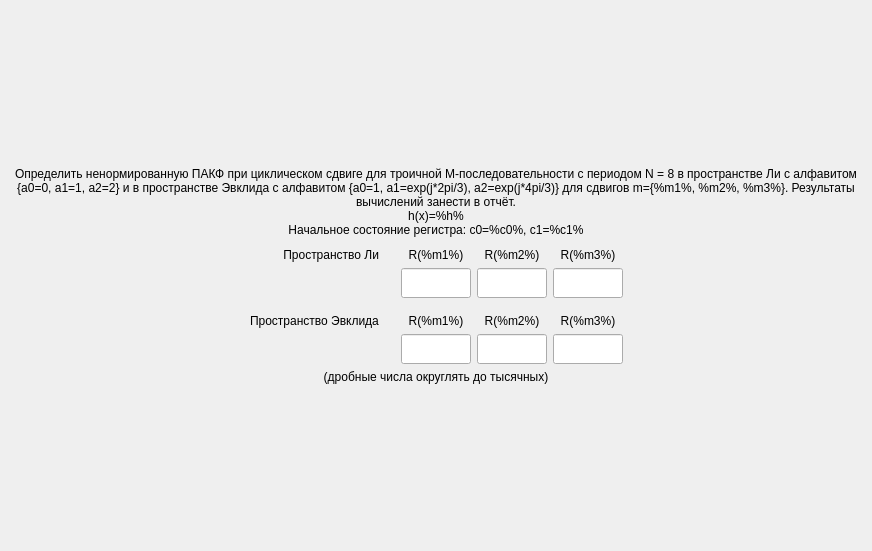
<?xml version="1.0" encoding="UTF-8"?>
<ui version="4.0">
 <class>ScreenTask5</class>
 <widget class="QFrame" name="ScreenTask5">
  <property name="geometry">
   <rect>
    <x>0</x>
    <y>0</y>
    <width>872</width>
    <height>551</height>
   </rect>
  </property>
  <property name="windowTitle">
   <string>Frame</string>
  </property>
  <layout class="QGridLayout" name="gridLayout">
   <property name="leftMargin">
    <number>0</number>
   </property>
   <property name="topMargin">
    <number>0</number>
   </property>
   <property name="rightMargin">
    <number>0</number>
   </property>
   <property name="bottomMargin">
    <number>0</number>
   </property>
   <item row="0" column="0">
    <layout class="QVBoxLayout" name="verticalLayout">
     <item>
      <spacer name="verticalSpacer">
       <property name="orientation">
        <enum>Qt::Vertical</enum>
       </property>
       <property name="sizeHint" stdset="0">
        <size>
         <width>0</width>
         <height>0</height>
        </size>
       </property>
      </spacer>
     </item>
     <item>
      <widget class="QLabel" name="title">
       <property name="styleSheet">
        <string notr="true">font: 75 20pt &quot;MS Shell Dlg 2&quot;;</string>
       </property>
       <property name="text">
        <string>Определить ненормированную ПАКФ при циклическом сдвиге для троичной М-последовательности с периодом N = 8 в пространстве Ли с алфавитом {a0=0, a1=1, a2=2} и в пространстве Эвклида с алфавитом {a0=1, a1=exp(j*2pi/3), a2=exp(j*4pi/3)} для сдвигов m={%m1%, %m2%, %m3%}. Результаты вычислений занести в отчёт.&lt;br&gt;h(x)=%h%&lt;br&gt;Начальное состояние регистра: c0=%c0%, c1=%c1%</string>
       </property>
       <property name="alignment">
        <set>Qt::AlignCenter</set>
       </property>
       <property name="wordWrap">
        <bool>true</bool>
       </property>
      </widget>
     </item>
     <item>
      <spacer name="verticalSpacer_3">
       <property name="orientation">
        <enum>Qt::Vertical</enum>
       </property>
       <property name="sizeType">
        <enum>QSizePolicy::Minimum</enum>
       </property>
       <property name="sizeHint" stdset="0">
        <size>
         <width>0</width>
         <height>5</height>
        </size>
       </property>
      </spacer>
     </item>
     <item>
      <layout class="QGridLayout" name="_2">
       <item row="0" column="1">
        <widget class="QLabel" name="label_4">
         <property name="styleSheet">
          <string notr="true">font: 75 16pt &quot;MS Shell Dlg 2&quot;;</string>
         </property>
         <property name="text">
          <string>Пространство Ли</string>
         </property>
         <property name="alignment">
          <set>Qt::AlignRight|Qt::AlignTrailing|Qt::AlignVCenter</set>
         </property>
         <property name="wordWrap">
          <bool>true</bool>
         </property>
        </widget>
       </item>
       <item row="0" column="3">
        <widget class="QLabel" name="labelLIm1">
         <property name="styleSheet">
          <string notr="true">font: 75 16pt &quot;MS Shell Dlg 2&quot;;</string>
         </property>
         <property name="text">
          <string>R(%m1%)</string>
         </property>
         <property name="alignment">
          <set>Qt::AlignCenter</set>
         </property>
         <property name="wordWrap">
          <bool>true</bool>
         </property>
        </widget>
       </item>
       <item row="0" column="0">
        <spacer name="horizontalSpacer_4">
         <property name="orientation">
          <enum>Qt::Horizontal</enum>
         </property>
         <property name="sizeHint" stdset="0">
          <size>
           <width>0</width>
           <height>0</height>
          </size>
         </property>
        </spacer>
       </item>
       <item row="1" column="0">
        <spacer name="horizontalSpacer_15">
         <property name="orientation">
          <enum>Qt::Horizontal</enum>
         </property>
         <property name="sizeHint" stdset="0">
          <size>
           <width>0</width>
           <height>0</height>
          </size>
         </property>
        </spacer>
       </item>
       <item row="0" column="5">
        <widget class="QLabel" name="labelLIm3">
         <property name="styleSheet">
          <string notr="true">font: 75 16pt &quot;MS Shell Dlg 2&quot;;</string>
         </property>
         <property name="text">
          <string>R(%m3%)</string>
         </property>
         <property name="alignment">
          <set>Qt::AlignCenter</set>
         </property>
         <property name="wordWrap">
          <bool>true</bool>
         </property>
        </widget>
       </item>
       <item row="1" column="2">
        <spacer name="horizontalSpacer_18">
         <property name="orientation">
          <enum>Qt::Horizontal</enum>
         </property>
         <property name="sizeType">
          <enum>QSizePolicy::Minimum</enum>
         </property>
         <property name="sizeHint" stdset="0">
          <size>
           <width>16</width>
           <height>0</height>
          </size>
         </property>
        </spacer>
       </item>
       <item row="4" column="2">
        <spacer name="horizontalSpacer_19">
         <property name="orientation">
          <enum>Qt::Horizontal</enum>
         </property>
         <property name="sizeType">
          <enum>QSizePolicy::Minimum</enum>
         </property>
         <property name="sizeHint" stdset="0">
          <size>
           <width>16</width>
           <height>0</height>
          </size>
         </property>
        </spacer>
       </item>
       <item row="0" column="4">
        <widget class="QLabel" name="labelLIm2">
         <property name="styleSheet">
          <string notr="true">font: 75 16pt &quot;MS Shell Dlg 2&quot;;</string>
         </property>
         <property name="text">
          <string>R(%m2%)</string>
         </property>
         <property name="alignment">
          <set>Qt::AlignCenter</set>
         </property>
         <property name="wordWrap">
          <bool>true</bool>
         </property>
        </widget>
       </item>
       <item row="0" column="2">
        <spacer name="horizontalSpacer_17">
         <property name="orientation">
          <enum>Qt::Horizontal</enum>
         </property>
         <property name="sizeType">
          <enum>QSizePolicy::Minimum</enum>
         </property>
         <property name="sizeHint" stdset="0">
          <size>
           <width>16</width>
           <height>0</height>
          </size>
         </property>
        </spacer>
       </item>
       <item row="1" column="6">
        <spacer name="horizontalSpacer_5">
         <property name="orientation">
          <enum>Qt::Horizontal</enum>
         </property>
         <property name="sizeHint" stdset="0">
          <size>
           <width>0</width>
           <height>0</height>
          </size>
         </property>
        </spacer>
       </item>
       <item row="4" column="6">
        <spacer name="horizontalSpacer_6">
         <property name="orientation">
          <enum>Qt::Horizontal</enum>
         </property>
         <property name="sizeHint" stdset="0">
          <size>
           <width>0</width>
           <height>0</height>
          </size>
         </property>
        </spacer>
       </item>
       <item row="1" column="5">
        <widget class="QLineEdit" name="inputLIm3">
         <property name="sizePolicy">
          <sizepolicy hsizetype="Fixed" vsizetype="Fixed">
           <horstretch>0</horstretch>
           <verstretch>0</verstretch>
          </sizepolicy>
         </property>
         <property name="minimumSize">
          <size>
           <width>70</width>
           <height>30</height>
          </size>
         </property>
         <property name="maximumSize">
          <size>
           <width>70</width>
           <height>30</height>
          </size>
         </property>
         <property name="styleSheet">
          <string notr="true">font: 16pt &quot;MS Shell Dlg 2&quot;;</string>
         </property>
         <property name="alignment">
          <set>Qt::AlignCenter</set>
         </property>
        </widget>
       </item>
       <item row="0" column="6">
        <spacer name="horizontalSpacer_3">
         <property name="orientation">
          <enum>Qt::Horizontal</enum>
         </property>
         <property name="sizeHint" stdset="0">
          <size>
           <width>0</width>
           <height>0</height>
          </size>
         </property>
        </spacer>
       </item>
       <item row="1" column="1">
        <spacer name="horizontalSpacer_26">
         <property name="orientation">
          <enum>Qt::Horizontal</enum>
         </property>
         <property name="sizeType">
          <enum>QSizePolicy::Minimum</enum>
         </property>
         <property name="sizeHint" stdset="0">
          <size>
           <width>0</width>
           <height>0</height>
          </size>
         </property>
        </spacer>
       </item>
       <item row="1" column="4">
        <widget class="QLineEdit" name="inputLIm2">
         <property name="sizePolicy">
          <sizepolicy hsizetype="Fixed" vsizetype="Fixed">
           <horstretch>0</horstretch>
           <verstretch>0</verstretch>
          </sizepolicy>
         </property>
         <property name="minimumSize">
          <size>
           <width>70</width>
           <height>30</height>
          </size>
         </property>
         <property name="maximumSize">
          <size>
           <width>70</width>
           <height>30</height>
          </size>
         </property>
         <property name="styleSheet">
          <string notr="true">font: 16pt &quot;MS Shell Dlg 2&quot;;</string>
         </property>
         <property name="alignment">
          <set>Qt::AlignCenter</set>
         </property>
        </widget>
       </item>
       <item row="1" column="3">
        <widget class="QLineEdit" name="inputLIm1">
         <property name="sizePolicy">
          <sizepolicy hsizetype="Fixed" vsizetype="Fixed">
           <horstretch>0</horstretch>
           <verstretch>0</verstretch>
          </sizepolicy>
         </property>
         <property name="minimumSize">
          <size>
           <width>70</width>
           <height>30</height>
          </size>
         </property>
         <property name="maximumSize">
          <size>
           <width>70</width>
           <height>30</height>
          </size>
         </property>
         <property name="styleSheet">
          <string notr="true">font: 16pt &quot;MS Shell Dlg 2&quot;;</string>
         </property>
         <property name="alignment">
          <set>Qt::AlignCenter</set>
         </property>
        </widget>
       </item>
       <item row="2" column="5">
        <spacer name="verticalSpacer_9">
         <property name="orientation">
          <enum>Qt::Vertical</enum>
         </property>
         <property name="sizeType">
          <enum>QSizePolicy::Minimum</enum>
         </property>
         <property name="sizeHint" stdset="0">
          <size>
           <width>0</width>
           <height>10</height>
          </size>
         </property>
        </spacer>
       </item>
       <item row="2" column="4">
        <spacer name="verticalSpacer_8">
         <property name="orientation">
          <enum>Qt::Vertical</enum>
         </property>
         <property name="sizeType">
          <enum>QSizePolicy::Minimum</enum>
         </property>
         <property name="sizeHint" stdset="0">
          <size>
           <width>0</width>
           <height>10</height>
          </size>
         </property>
        </spacer>
       </item>
       <item row="2" column="6">
        <spacer name="verticalSpacer_10">
         <property name="orientation">
          <enum>Qt::Vertical</enum>
         </property>
         <property name="sizeType">
          <enum>QSizePolicy::Minimum</enum>
         </property>
         <property name="sizeHint" stdset="0">
          <size>
           <width>0</width>
           <height>10</height>
          </size>
         </property>
        </spacer>
       </item>
       <item row="2" column="3">
        <spacer name="verticalSpacer_7">
         <property name="orientation">
          <enum>Qt::Vertical</enum>
         </property>
         <property name="sizeType">
          <enum>QSizePolicy::Minimum</enum>
         </property>
         <property name="sizeHint" stdset="0">
          <size>
           <width>0</width>
           <height>10</height>
          </size>
         </property>
        </spacer>
       </item>
       <item row="2" column="2">
        <spacer name="verticalSpacer_6">
         <property name="orientation">
          <enum>Qt::Vertical</enum>
         </property>
         <property name="sizeType">
          <enum>QSizePolicy::Minimum</enum>
         </property>
         <property name="sizeHint" stdset="0">
          <size>
           <width>0</width>
           <height>10</height>
          </size>
         </property>
        </spacer>
       </item>
       <item row="3" column="3">
        <widget class="QLabel" name="labelEVm1">
         <property name="styleSheet">
          <string notr="true">font: 75 16pt &quot;MS Shell Dlg 2&quot;;</string>
         </property>
         <property name="text">
          <string>R(%m1%)</string>
         </property>
         <property name="alignment">
          <set>Qt::AlignCenter</set>
         </property>
         <property name="wordWrap">
          <bool>true</bool>
         </property>
        </widget>
       </item>
       <item row="2" column="1">
        <spacer name="verticalSpacer_4">
         <property name="orientation">
          <enum>Qt::Vertical</enum>
         </property>
         <property name="sizeType">
          <enum>QSizePolicy::Minimum</enum>
         </property>
         <property name="sizeHint" stdset="0">
          <size>
           <width>0</width>
           <height>10</height>
          </size>
         </property>
        </spacer>
       </item>
       <item row="2" column="0">
        <spacer name="verticalSpacer_5">
         <property name="orientation">
          <enum>Qt::Vertical</enum>
         </property>
         <property name="sizeType">
          <enum>QSizePolicy::Minimum</enum>
         </property>
         <property name="sizeHint" stdset="0">
          <size>
           <width>0</width>
           <height>10</height>
          </size>
         </property>
        </spacer>
       </item>
       <item row="3" column="0">
        <spacer name="horizontalSpacer_16">
         <property name="orientation">
          <enum>Qt::Horizontal</enum>
         </property>
         <property name="sizeHint" stdset="0">
          <size>
           <width>0</width>
           <height>0</height>
          </size>
         </property>
        </spacer>
       </item>
       <item row="3" column="1">
        <widget class="QLabel" name="label_8">
         <property name="styleSheet">
          <string notr="true">font: 75 16pt &quot;MS Shell Dlg 2&quot;;</string>
         </property>
         <property name="text">
          <string>Пространство Эвклида</string>
         </property>
         <property name="alignment">
          <set>Qt::AlignLeading|Qt::AlignLeft|Qt::AlignVCenter</set>
         </property>
        </widget>
       </item>
       <item row="4" column="0">
        <spacer name="horizontalSpacer_8">
         <property name="orientation">
          <enum>Qt::Horizontal</enum>
         </property>
         <property name="sizeHint" stdset="0">
          <size>
           <width>0</width>
           <height>0</height>
          </size>
         </property>
        </spacer>
       </item>
       <item row="4" column="1">
        <spacer name="horizontalSpacer_25">
         <property name="orientation">
          <enum>Qt::Horizontal</enum>
         </property>
         <property name="sizeType">
          <enum>QSizePolicy::Minimum</enum>
         </property>
         <property name="sizeHint" stdset="0">
          <size>
           <width>0</width>
           <height>0</height>
          </size>
         </property>
        </spacer>
       </item>
       <item row="4" column="3">
        <widget class="QLineEdit" name="inputEVm1">
         <property name="sizePolicy">
          <sizepolicy hsizetype="Fixed" vsizetype="Fixed">
           <horstretch>0</horstretch>
           <verstretch>0</verstretch>
          </sizepolicy>
         </property>
         <property name="minimumSize">
          <size>
           <width>70</width>
           <height>30</height>
          </size>
         </property>
         <property name="maximumSize">
          <size>
           <width>70</width>
           <height>30</height>
          </size>
         </property>
         <property name="styleSheet">
          <string notr="true">font: 16pt &quot;MS Shell Dlg 2&quot;;</string>
         </property>
         <property name="alignment">
          <set>Qt::AlignCenter</set>
         </property>
        </widget>
       </item>
       <item row="3" column="2">
        <spacer name="horizontalSpacer_20">
         <property name="orientation">
          <enum>Qt::Horizontal</enum>
         </property>
         <property name="sizeType">
          <enum>QSizePolicy::Minimum</enum>
         </property>
         <property name="sizeHint" stdset="0">
          <size>
           <width>16</width>
           <height>0</height>
          </size>
         </property>
        </spacer>
       </item>
       <item row="3" column="4">
        <widget class="QLabel" name="labelEVm2">
         <property name="styleSheet">
          <string notr="true">font: 75 16pt &quot;MS Shell Dlg 2&quot;;</string>
         </property>
         <property name="text">
          <string>R(%m2%)</string>
         </property>
         <property name="alignment">
          <set>Qt::AlignCenter</set>
         </property>
         <property name="wordWrap">
          <bool>true</bool>
         </property>
        </widget>
       </item>
       <item row="3" column="5">
        <widget class="QLabel" name="labelEVm3">
         <property name="styleSheet">
          <string notr="true">font: 75 16pt &quot;MS Shell Dlg 2&quot;;</string>
         </property>
         <property name="text">
          <string>R(%m3%)</string>
         </property>
         <property name="alignment">
          <set>Qt::AlignCenter</set>
         </property>
         <property name="wordWrap">
          <bool>true</bool>
         </property>
        </widget>
       </item>
       <item row="3" column="6">
        <spacer name="horizontalSpacer_7">
         <property name="orientation">
          <enum>Qt::Horizontal</enum>
         </property>
         <property name="sizeHint" stdset="0">
          <size>
           <width>0</width>
           <height>0</height>
          </size>
         </property>
        </spacer>
       </item>
       <item row="4" column="4">
        <widget class="QLineEdit" name="inputEVm2">
         <property name="sizePolicy">
          <sizepolicy hsizetype="Fixed" vsizetype="Fixed">
           <horstretch>0</horstretch>
           <verstretch>0</verstretch>
          </sizepolicy>
         </property>
         <property name="minimumSize">
          <size>
           <width>70</width>
           <height>30</height>
          </size>
         </property>
         <property name="maximumSize">
          <size>
           <width>70</width>
           <height>30</height>
          </size>
         </property>
         <property name="font">
          <font>
           <family>MS Shell Dlg 2</family>
           <pointsize>16</pointsize>
           <weight>50</weight>
           <italic>false</italic>
           <bold>false</bold>
          </font>
         </property>
         <property name="styleSheet">
          <string>font: 16pt &quot;MS Shell Dlg 2&quot;;</string>
         </property>
         <property name="alignment">
          <set>Qt::AlignCenter</set>
         </property>
        </widget>
       </item>
       <item row="4" column="5">
        <widget class="QLineEdit" name="inputEVm3">
         <property name="sizePolicy">
          <sizepolicy hsizetype="Fixed" vsizetype="Fixed">
           <horstretch>0</horstretch>
           <verstretch>0</verstretch>
          </sizepolicy>
         </property>
         <property name="minimumSize">
          <size>
           <width>70</width>
           <height>30</height>
          </size>
         </property>
         <property name="maximumSize">
          <size>
           <width>70</width>
           <height>30</height>
          </size>
         </property>
         <property name="font">
          <font>
           <family>MS Shell Dlg 2</family>
           <pointsize>16</pointsize>
           <weight>50</weight>
           <italic>false</italic>
           <bold>false</bold>
          </font>
         </property>
         <property name="styleSheet">
          <string>font: 16pt &quot;MS Shell Dlg 2&quot;;</string>
         </property>
         <property name="alignment">
          <set>Qt::AlignCenter</set>
         </property>
        </widget>
       </item>
      </layout>
     </item>
     <item>
      <widget class="QLabel" name="label_5">
       <property name="styleSheet">
        <string notr="true">font: 75 16pt &quot;MS Shell Dlg 2&quot;;</string>
       </property>
       <property name="text">
        <string>(дробные числа округлять до тысячных)</string>
       </property>
       <property name="alignment">
        <set>Qt::AlignCenter</set>
       </property>
       <property name="wordWrap">
        <bool>true</bool>
       </property>
      </widget>
     </item>
     <item>
      <spacer name="verticalSpacer_2">
       <property name="orientation">
        <enum>Qt::Vertical</enum>
       </property>
       <property name="sizeHint" stdset="0">
        <size>
         <width>0</width>
         <height>0</height>
        </size>
       </property>
      </spacer>
     </item>
    </layout>
   </item>
  </layout>
 </widget>
 <tabstops>
  <tabstop>inputLIm1</tabstop>
  <tabstop>inputLIm2</tabstop>
  <tabstop>inputLIm3</tabstop>
  <tabstop>inputEVm1</tabstop>
  <tabstop>inputEVm2</tabstop>
  <tabstop>inputEVm3</tabstop>
 </tabstops>
 <resources/>
 <connections/>
</ui>
